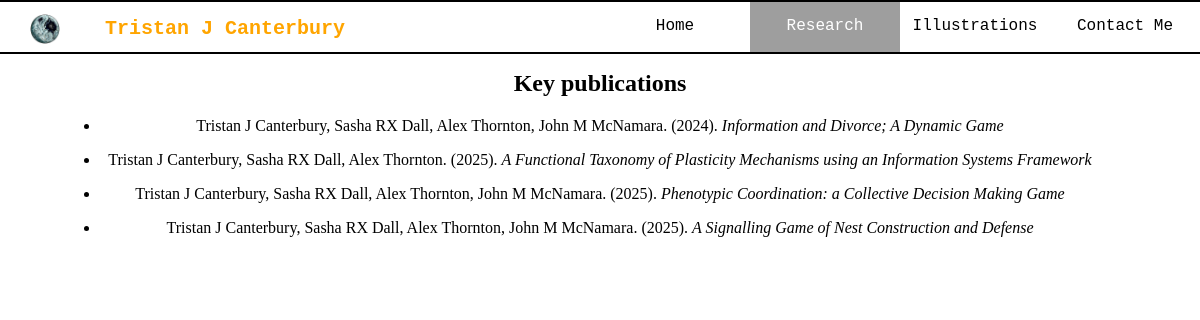
Screenshot of /publications/ with the database file from the repository.
### portfolio/models.py (models this page shows, shortened)
class Publications(models.Model):
    title = models.CharField(max_length=200)
    authors = models.CharField(max_length=200)
    year = models.IntegerField(null=True)
    class Meta:
        verbose_name_plural = "Publications"

### portfolio/views.py (the view)
# urls.py: path('publications/',views.publications, name='publications'),
def publications(request):
    articles = Publications.objects.all()
    return render(request, 'portfolio/publications.html', {'articles': articles})

### portfolio/templates/portfolio/publications.html (shortened to what this page needs)
{% extends 'base.html' %}
{% block content %}
<body>
    <div style="text-align: center;">
    <div>
        <h2>Key publications</h2>
        {% for article in articles %}
        <ul style="padding-left: 100px; padding-right: 100px;">
            <div style="text-align: justified;">
                <li>{{ article.authors }}.
                ({{ article.year }}).
                <i>{{ article.title }}</i></li>
            </div>
        </ul>
        {% endfor %}
    </div>
    </div>
</body>
{% endblock %}

### static/css/Tabs.css (style rules this page uses)
body { margin: 0; }

### rows the page displays
Publications: authors "Tristan J Canterbury, Sasha RX Dall, Alex Thornton, John M McNamara", year "2024", title "Information and Divorce; A Dynamic Game"
Publications: authors "Tristan J Canterbury, Sasha RX Dall, Alex Thornton", year "2025", title "A Functional Taxonomy of Plasticity Mechanisms using an Information Systems Framework"
Publications: authors "Tristan J Canterbury, Sasha RX Dall, Alex Thornton, John M McNamara", year "2025", title "Phenotypic Coordination: a Collective Decision Making Game"
Publications: authors "Tristan J Canterbury, Sasha RX Dall, Alex Thornton, John M McNamara", year "2025", title "A Signalling Game of Nest Construction and Defense"
